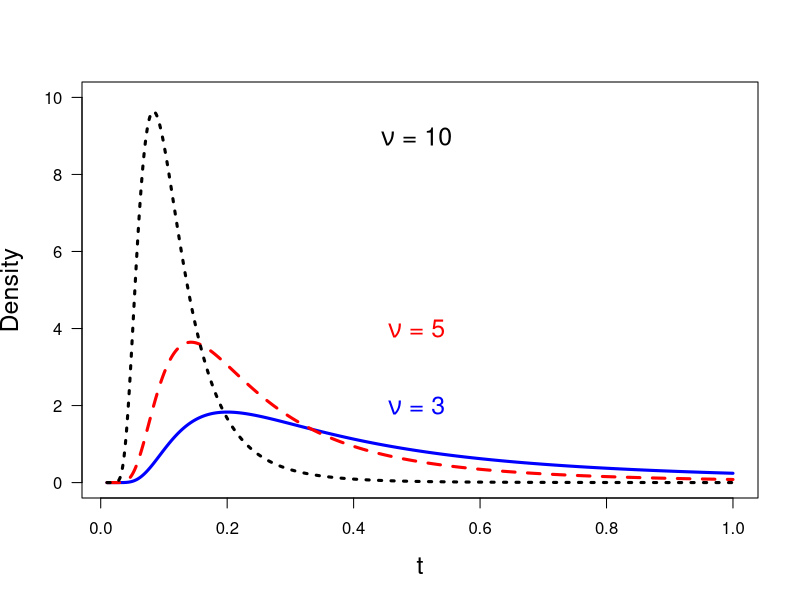

R code for this plot:
print('file: PDsPDFsInvChiSquaredPDF.R')
# inverse chi-squared PDF
# source('invChiSq.R')
invChiSq = function(x,nu) {
  icsq = 2^(-nu/2)/gamma(nu/2)*x^(-nu/2-1)*exp(-1/(2*x)); 
  return(icsq)}
x = seq(0.01,1,0.001)
chisq3 = invChiSq(x,3); chisq5 = invChiSq(x,5); chisq10 = invChiSq(x,10)
# png('invchi-squaredBook160104R.png',width=16,height=16,units='cm',res=300)
plot(x,chisq3,type='l',col='blue',xlab='t',ylab='Density',lwd=3,
     ylim=c(0,10),las=1,cex.lab=1.5)
lines(x,chisq5,col='red',lwd=3,lty=2); lines(x,chisq10,col='black',lwd=3,lty=3)
xt = 0.5
text(xt,9,expression(paste(nu,' = 10')),col='black',cex=1.5)
text(xt,4,expression(paste(nu,' = 5')),col='red',cex=1.5); 
text(xt,2,expression(paste(nu,' = 3')),col='blue',cex=1.5)
# dev.off()
